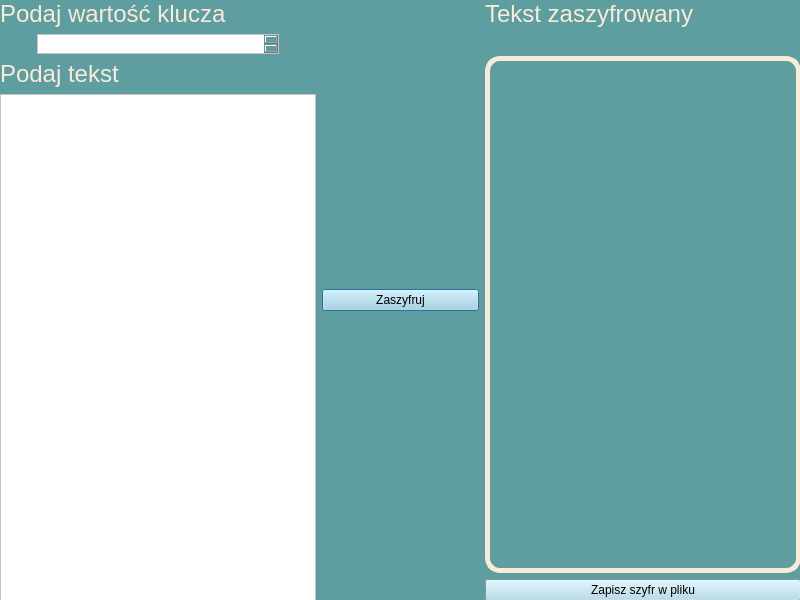
<?xml version="1.0" encoding="UTF-8"?>
<ui version="4.0">
 <class>Dialog</class>
 <widget class="QDialog" name="Dialog">
  <property name="geometry">
   <rect>
    <x>0</x>
    <y>0</y>
    <width>800</width>
    <height>600</height>
   </rect>
  </property>
  <property name="windowTitle">
   <string>Szyfrowanie. Filip Pawłowski 5Tp</string>
  </property>
  <property name="styleSheet">
   <string notr="true">background-color: cadetblue; color: black;</string>
  </property>
  <widget class="QWidget" name="centralwidget">
   <property name="geometry">
    <rect>
     <x>0</x>
     <y>0</y>
     <width>801</width>
     <height>601</height>
    </rect>
   </property>
   <layout class="QHBoxLayout" name="horizontalLayout" stretch="2,1,2">
    <item>
     <layout class="QVBoxLayout" name="verticalLayout">
      <item>
       <widget class="QLabel" name="label">
        <property name="styleSheet">
         <string notr="true">color: antiquewhite;
font-size: 24px;</string>
        </property>
        <property name="text">
         <string>Podaj wartość klucza</string>
        </property>
       </widget>
      </item>
      <item>
       <widget class="QPlainTextEdit" name="txtKlucz">
        <property name="maximumSize">
         <size>
          <width>16777215</width>
          <height>20</height>
         </size>
        </property>
        <property name="styleSheet">
         <string notr="true">background-color: white; margin: 0 auto;</string>
        </property>
       </widget>
      </item>
      <item>
       <widget class="QLabel" name="label_2">
        <property name="styleSheet">
         <string notr="true">color: antiquewhite;
font-size: 24px;</string>
        </property>
        <property name="text">
         <string>Podaj tekst</string>
        </property>
       </widget>
      </item>
      <item>
       <widget class="QPlainTextEdit" name="txtTekst">
        <property name="autoFillBackground">
         <bool>false</bool>
        </property>
        <property name="styleSheet">
         <string notr="true">background-color: white;</string>
        </property>
        <property name="plainText">
         <string/>
        </property>
       </widget>
      </item>
     </layout>
    </item>
    <item>
     <widget class="QPushButton" name="btnDodaj">
      <property name="styleSheet">
       <string notr="true">background-color: lightblue;</string>
      </property>
      <property name="text">
       <string>Zaszyfruj</string>
      </property>
     </widget>
    </item>
    <item>
     <layout class="QVBoxLayout" name="verticalLayout_2">
      <item>
       <widget class="QLabel" name="label_3">
        <property name="maximumSize">
         <size>
          <width>16777215</width>
          <height>50</height>
         </size>
        </property>
        <property name="styleSheet">
         <string notr="true">color: antiquewhite;
font-size: 24px;</string>
        </property>
        <property name="text">
         <string>Tekst zaszyfrowany</string>
        </property>
        <property name="alignment">
         <set>Qt::AlignLeading|Qt::AlignLeft|Qt::AlignTop</set>
        </property>
       </widget>
      </item>
      <item>
       <widget class="QLabel" name="lblZaszyfrowany">
        <property name="styleSheet">
         <string notr="true">color: aliceblue;
font-size: 18px;
border: 5px solid antiquewhite;
border-radius: 15px;
padding: 10px;</string>
        </property>
        <property name="text">
         <string/>
        </property>
        <property name="alignment">
         <set>Qt::AlignLeading|Qt::AlignLeft|Qt::AlignTop</set>
        </property>
       </widget>
      </item>
      <item>
       <widget class="QPushButton" name="btnZapisz">
        <property name="styleSheet">
         <string notr="true">background-color: lightblue;</string>
        </property>
        <property name="text">
         <string>Zapisz szyfr w pliku</string>
        </property>
       </widget>
      </item>
     </layout>
    </item>
   </layout>
  </widget>
 </widget>
 <resources/>
 <connections/>
</ui>
